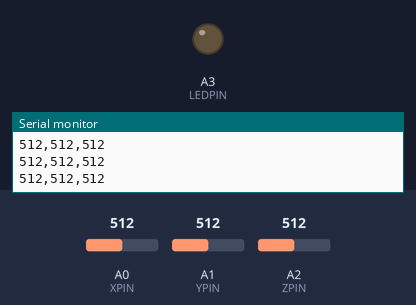
A sketch run on a simulated Arduino Uno, built with avr-gcc and run on an emulated ATmega328P. Shown: output pins drawn as LEDs (lit = HIGH), the last lines printed to the serial monitor. The test bench sets the inputs (shaded band); at power-on: A0 (XPIN) = 512, A1 (YPIN) = 512, A2 (ZPIN) = 512.

Above: at 1.2 s.
1.3 s: A0 (XPIN) set to 523
At 2.5 s:
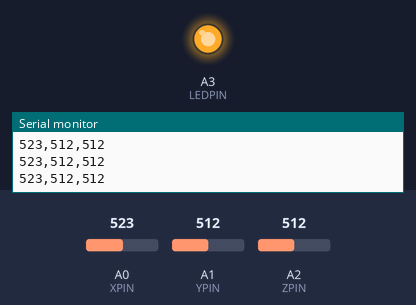
2.8 s: A0 (XPIN) set to 511
At 3.2 s:
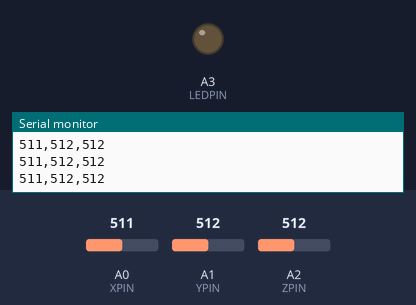
4.3 s: A0 (XPIN) set to 716
At 4.9 s:
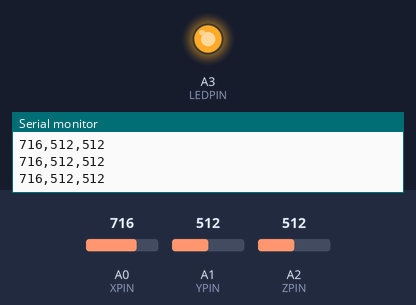
Timing chart, 0 to 7.3 s (numbered marks = the images above; inputs shaded):
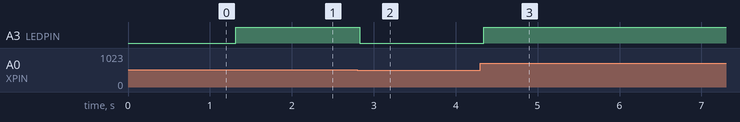

The sketch:

Test_Accelerometer.ino
```cpp
int XPIN = A0;
int YPIN = A1;
int ZPIN = A2;

int LEDPIN = A3;

void setup() {
  pinMode(XPIN, INPUT);
  pinMode(YPIN, INPUT);
  pinMode(ZPIN, INPUT);
  pinMode(LEDPIN, OUTPUT);
  Serial.begin(9600);
}

void loop() {
  //serial feedback like: x,y,z newline
  Serial.print(analogRead(XPIN));
  Serial.print(",");
  Serial.print(analogRead(YPIN));
  Serial.print(",");
  Serial.println(analogRead(ZPIN));

  int ledLight = map(analogRead(XPIN), 0, 1023, 0, 255);
  analogWrite(LEDPIN, ledLight);
  delay(100);

}
```

Measured:
- the behaviour switches between 513 and 514 on A0 (XPIN) (found by bisection; images 0 and 1)
- after the input at 1.3 s, A3 (LEDPIN): LOW → HIGH at once
- after the input at 2.8 s, A3 (LEDPIN): HIGH → LOW at once
- after the input at 4.3 s, A3 (LEDPIN): LOW → HIGH at once
